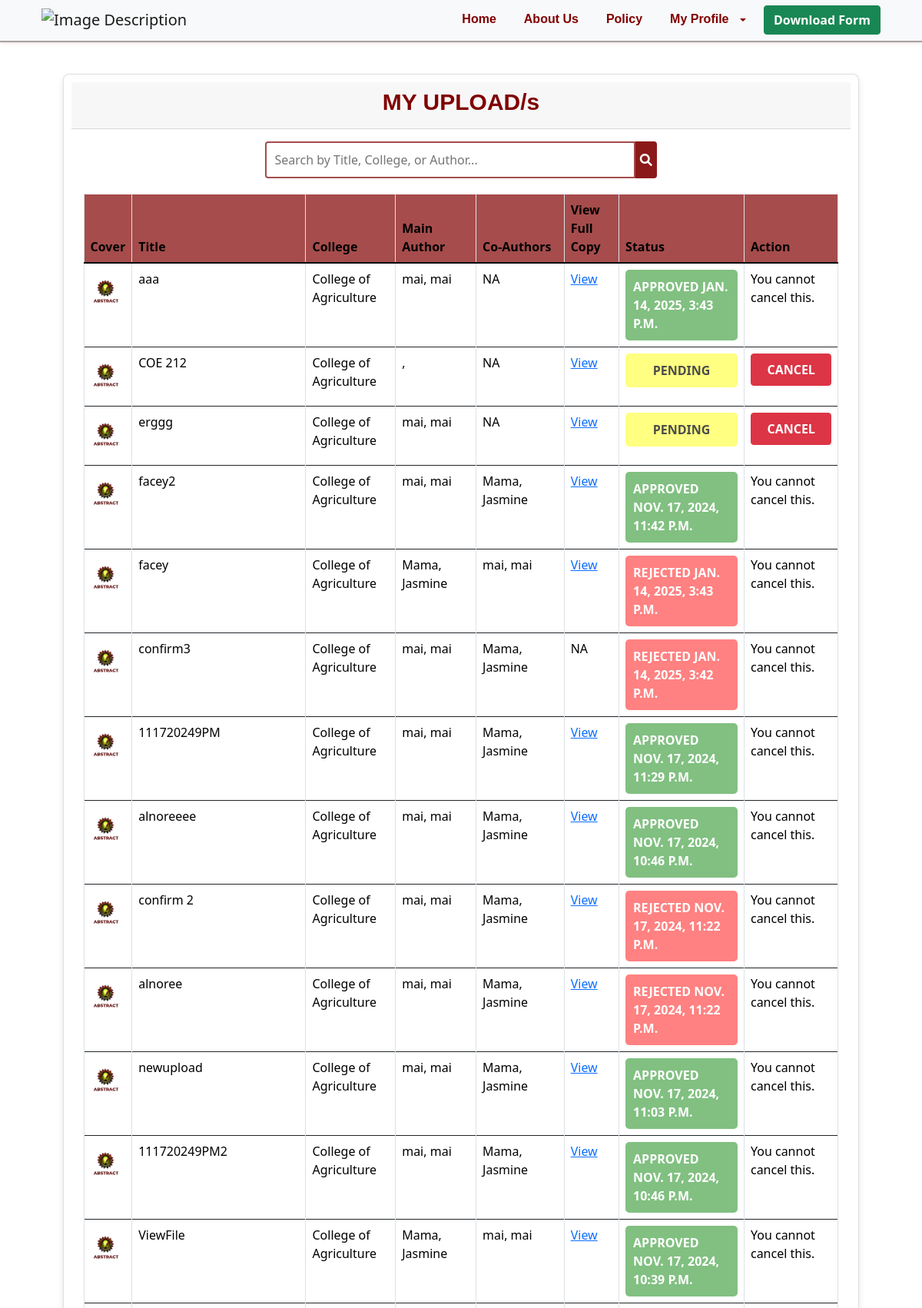
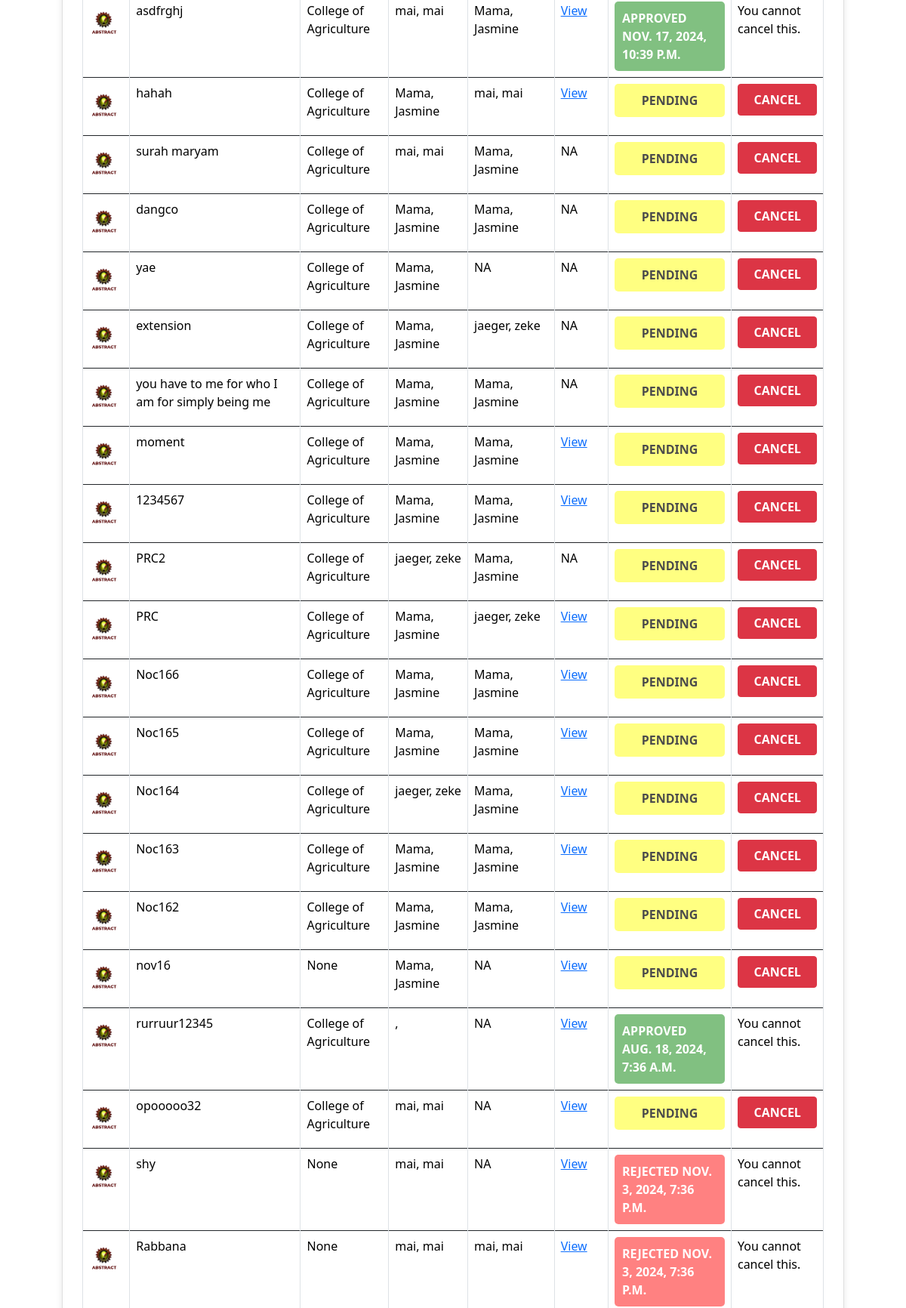
Page /UploadedIP/ (signed in, upper part) on the committed database (2 pictures, top to bottom).
### core/models.py (models this page shows, shortened)
class IntellectualProperty(models.Model):
    host = models.ForeignKey(User, on_delete=models.CASCADE, related_name='hosted_intellectual_property')
    approvedBy = models.CharField(max_length=100, blank=True, null=True)
    college=models.ForeignKey(College,on_delete=models.SET_NULL, null=True)
    department=models.ForeignKey(Department,on_delete=models.SET_NULL, null=True)
    type=models.ForeignKey(Type,on_delete=models.SET_NULL, null=True)
    subtype=models.ForeignKey(SubType,on_delete=models.SET_NULL, null=True)
    created=models.DateTimeField(auto_now_add=True)
    approvedDate=models.DateTimeField(auto_now_add=True, null=True, blank=True)
    disapprovedDate=models.DateTimeField(auto_now_add=True, null=True, blank=True)
    updated=models.DateTimeField(auto_now=True)
    tittle = models.CharField(unique=False,max_length=100)
    description = models.TextField(max_length=100)
    file =models.FileField(upload_to='ResearchFile/')
    doc_text_tokens = models.TextField(blank=True, default='')
    cover =models.ImageField(null=True,blank=True,upload_to='cover/', default="Abtract Cover.svg")
    year=models.DateField(null=True)
    author = models.ManyToManyField(User, related_name='authored_intellectual_property')
    mainauthor= models.ForeignKey(User, null=True, blank=True, on_delete=models.CASCADE, related_name='mainauthorfirstname_intellectual_property')
    is_approved = models.BooleanField(default=False)
    is_pending= models.BooleanField(default=True)
    ipviews=models.IntegerField(default=0, null=True, blank=True)
    class Meta:
        ordering = ['-updated','-created']

class College(models.Model):
    name=models.CharField(max_length=150)
    def __str__(self):
        return self.name

class User (AbstractUser):
    is_coordinator=models.BooleanField(default=False)
    is_student=models.BooleanField(default=False)
    is_authenticated = models.BooleanField(default=False)
    is_activated = models.BooleanField(default=False)
    first_name = models.CharField(max_length=50, null=True)
    last_name = models.CharField(max_length=50, null=True)
    email = models.EmailField(max_length=50, null=True)
    profile = models.ImageField(null=True, default="profile-default.svg")
    id_number = models.CharField(max_length=50, null=True)
    college=models.ForeignKey('College',on_delete=models.SET_NULL, null=True)
    department=models.ForeignKey('Department',on_delete=models.SET_NULL, null=True)

### core/views.py (the view)
# urls.py: path('UploadedIP/', views.UploadedIP, name='UploadedIP'),
def UploadedIP(request):
    if not request.user.is_authenticated:
        return redirect('LoginView')
    IP = IntellectualProperty.objects.filter(
        Q(host=request.user) | Q(author=request.user)  | Q(mainauthor=request.user)
    ).distinct()
    context = {
        'IP': IP,
        'MEDIA_URL': settings.MEDIA_URL,
    }
    return render(request, 'UploadedIP.html', context)

### core/templates/UploadedIP.html (shortened to what this page needs)
{% extends "master.html" %}
{% block content %}
<center>
    <div class="container-fluid mt-5">
        <div class="row">
            <div class="col-md-12">
                <div class="card mt-5">
                    <div class="card-header">
                        <h3 class="card-title">MY UPLOAD/s</h3>
                    </div>
                    <center>
                    <div class="card-body">
                        <div class="search-bar">
                            <input type="text" id="searchInput" class="search-input" placeholder="Search by Title, College, or Author...">
                            <button class="search-button" onclick="searchTable()">
                                <i class="fa-solid fa-magnifying-glass"></i>
                        </div>
                        <div class="table-responsive">
                            <table id="example2" class="table table-bordered table-hover">
                                <thead class="thead">
                                    <tr>
                                        <th>Cover</th>
                                        <th>Title</th>
                                        <th>College</th>
                                        <th>Main Author</th>
                                        <th>Co-Authors</th>
                                        <th>View Full Copy</th>
                                        <th>Status</th>
                                        <th>Action</th>
                                    </tr>
                                </thead>
                                <tbody id="ipTable">
                                    {% for ip in IP %}
                                        <tr>
                                            <td>
                                                {% if ip.cover %}
                                                    <img src="{{ ip.cover.url }}" class="cover-image" alt="Cover Image" style="width: 40px; height: 60px;" />
                                                {% else %}
                                                    NA
                                                {% endif %}
                                            </td>
                                            <td>{{ ip.tittle }}</td>
                                            <td>{{ ip.college }}</td>
                                            <td>{{ ip.mainauthor.last_name }}, {{ ip.mainauthor.first_name }} </td>
                                            <td>
                                                {% for author in ip.author.all %}
                                                    {{ author.last_name }}, {{ author.first_name }}{% if not forloop.last %}, {% endif %}
                                                {% empty %}
                                                    NA
                                                {% endfor %}
                                            </td>
                                            <td>
                                                {% if ip.file %}
                                                    <a href="{{ MEDIA_URL }}ResearchFile/{{ ip.file }}" target="_blank">View </a>
                                                {% else %}
                                                    NA
                                                {% endif %}
                                            </td>
                                            <td>
                                                {% if ip.is_pending %}
                                                    <div class="status-box status-pending">Pending</div>
                                                {% elif ip.is_approved %}
                                                    <div class="status-box status-approved">Approved {{ ip.approvedDate }}</div>
                                                {% else %}
                                                    <div class="status-box status-rejected">Rejected {{ ip.disapprovedDate }}</div>
                                                {% endif %}
                                            </td>
                                            <td>
                                                {% if ip.is_pending %}
                                                    <button type="button" style="width: 100%; font-weight: bold; align-items: center; height: 2.6rem;"
                                                            class="btn btn-danger"
                                                            onclick= "confirmCancellation('{{ ip.id }}', '{{ ip.tittle }}')">CANCEL</button>
                                                {% else %}
                                                    <p>You cannot cancel this.</p>
                                                {% endif %}
                                            </td>
                                        </tr>
                                    {% endfor %}
                                </tbody>
                            </table>
                        </div>
                    </div>
                    </center>
                </div>
            </div>
        </div>
    </div>
</center>
{% endblock %}

### MAIN/templates/master.html (shortened to what this page needs)
{% load static %}
<!DOCTYPE html>
<html>
<head>
    {% load bootstrap5 %}
    {% bootstrap_css %}
    <link rel="stylesheet" href="{% static 'css/styles.css' %}">
    <link rel="stylesheet" href="https://cdnjs.cloudflare.com/ajax/libs/font-awesome/6.0.0-beta3/css/all.min.css">
    <link rel="stylesheet" href="https://stackpath.bootstrapcdn.com/bootstrap/4.5.2/css/bootstrap.min.css">
    <link href="https://cdn.jsdelivr.net/npm/bootstrap@5.0.0-beta3/dist/css/bootstrap.min.css" rel="stylesheet">
</head>
<body>
    <nav class="navbar navbar-expand-lg navbar-light bg-light">
        <div class="container">
            <a class="navbar-brand" href="/">
                <img src="{% static 'admin/img/logooo.png' %}" alt="Image Description">
            </a>
            <div class="collapse navbar-collapse" id="navbarNav">
             <ul class="navbar-nav ms-auto mb-2 mb-lg-0">
                <li class="nav-item">
                    <a class="nav-link active" aria-current="page" href="{% url 'home' %}">Home</a>
                </li>
                <li class="nav-item">
                    <a class="nav-link active" aria-current="page" href="{% url 'about' %}">About Us</a>
                </li>
                <li class="nav-item">
                    <a class="nav-link active" aria-current="page" href="{% url 'policy' %}">Policy</a>
                </li>
                {% if user.is_authenticated %}
                <li class="nav-item dropdown">
                    <a class="nav-link dropdown-toggle active" href="#" id="navbarDropdown" role="button" data-bs-toggle="dropdown" aria-expanded="false">
                        My Profile
                    </a>
                </li>
                {% endif %}
                <li class="nav-item">
                    <a href="{% static 'form/Non-Disclosure-Agreement.pdf' %}" download class="btn btn-success">Download Form</a>
                </li>
                </ul>
            </div>
        </div>
    </nav>
    {% block content %}
    {% endblock %}
</body>
</html>

### static_files/css/styles.css (style rules this page uses)
.card { border-radius: 8px; box-shadow: 0 4px 8px rgba(0, 0, 0, 0.1); }
.card-title { color: maroon; }
body { background-color: #f8f9fa; }
.card { margin-top: 20px; border-radius: 10px; }
.card-header { border-top-left-radius: 10px; border-top-right-radius: 10px; }
.btn { font-size: 16px; font-weight: bold; }

### MAIN/templates/master.html (style rules this page uses)
.navbar { padding: .3rem 0; box-shadow: rgba(0, 0, 0, 0) 0px 10px 15px -3px; background-color: white; border-bottom: solid 2px rgb(169, 162, 162); box-shadow: rgba(143, 45, 45, 0.16) 0px 1px 4px; position: fixed; top: 0; width: 100%; z-index: 1000; display: flex; align-items: center; }
.navbar-brand { display: flex; align-items: center; }
.navbar-brand img { width: 225px; }
.navbar-nav { display: flex; align-items: center; }
.navbar-nav .nav-link { color: #800000 !important; font-family: "Helvetica", sans-serif; transition: color 0.5s ease, border-bottom-color 0.5s ease; border-bottom: 3px solid transparent; margin-left: 20px; font-size: 1rem; font-weight: bold; }
.navbar-nav .dropdown-toggle::after { margin-left: 10px; vertical-align: middle; }
.navbar-nav .nav-item .btn { margin-left: 15px; font-size: 1rem; font-weight: bold; }

### core/templates/UploadedIP.html (style rules this page uses)
.thead { background-color: rgba(128, 0, 0, 0.7); color: white; }
.card-title { font-family: Arial, sans-serif; font-weight: bold; font-size: 30px; }
.card { width: 90%; max-width: 1500px; background-color: #fff; border-radius: 8px; margin: 50px auto; padding: 10px; box-sizing: border-box; }
.status-box { display: flex; align-items: center; justify-content: center; height: 100%; color: #fff; font-weight: bold; padding: 10px; border-radius: 5px; text-transform: uppercase; }
.status-approved { background-color: rgba(0, 128, 0, 0.7); color: #fff; opacity: 0.7; }
.status-pending { background-color: rgba(255, 255, 0, 0.7); color: #000; opacity: 0.7; }
.status-rejected { background-color: rgba(255, 0, 0, 0.7); color: #fff; opacity: 0.7; }
.search-bar { width: 70%; display: flex; margin-bottom: 20px; justify-content: center; }
.search-input { width: 70%; padding: 10px; border: 2px solid rgba(128, 0, 0, 0.7); border-radius: 4px 0 0 4px; font-size: 16px; justify-content: center; }
.search-button { width: 4%; background-color: rgba(128, 0, 0, 0.9); color: white; padding: 10px; border: none; border-radius: 0 4px 4px 0; cursor: pointer; font-size: 16px; font-weight: bold; display: flex; align-items: center; justify-content: center; }

### rows in the picture
IntellectualProperty: cover (picture), tittle "aaa", college "College of Agriculture", mainauthor.last_name "mai", mainauthor.first_name "mai", approvedDate "JAN. 14, 2025, 3:43 P.M.", is_pending "You cannot cancel this."
IntellectualProperty: cover (picture), tittle "COE 212", college "College of Agriculture", is_pending "PENDING"
IntellectualProperty: cover (picture), tittle "erggg", college "College of Agriculture", mainauthor.last_name "mai", mainauthor.first_name "mai", is_pending "PENDING"
IntellectualProperty: cover (picture), tittle "facey2", college "College of Agriculture", mainauthor.last_name "mai", mainauthor.first_name "mai", approvedDate "NOV. 17, 2024, 11:42 P.M.", is_pending "You cannot cancel this."
User: last_name "Mama", first_name "Jasmine"
IntellectualProperty: cover (picture), tittle "facey", college "College of Agriculture", mainauthor.last_name "Mama", mainauthor.first_name "Jasmine", disapprovedDate "JAN. 14, 2025, 3:43 P.M.", is_pending "You cannot cancel this."
User: last_name "mai", first_name "mai"
IntellectualProperty: cover (picture), tittle "confirm3", college "College of Agriculture", mainauthor.last_name "mai", mainauthor.first_name "mai", file "NA", disapprovedDate "JAN. 14, 2025, 3:42 P.M.", is_pending "You cannot cancel this."
IntellectualProperty: cover (picture), tittle "111720249PM", college "College of Agriculture", mainauthor.last_name "mai", mainauthor.first_name "mai", approvedDate "NOV. 17, 2024, 11:29 P.M.", is_pending "You cannot cancel this."
IntellectualProperty: cover (picture), tittle "alnoreeee", college "College of Agriculture", mainauthor.last_name "mai", mainauthor.first_name "mai", approvedDate "NOV. 17, 2024, 10:46 P.M.", is_pending "You cannot cancel this."
IntellectualProperty: cover (picture), tittle "confirm 2", college "College of Agriculture", mainauthor.last_name "mai", mainauthor.first_name "mai", disapprovedDate "NOV. 17, 2024, 11:22 P.M.", is_pending "You cannot cancel this."
IntellectualProperty: cover (picture), tittle "alnoree", college "College of Agriculture", mainauthor.last_name "mai", mainauthor.first_name "mai", disapprovedDate "NOV. 17, 2024, 11:22 P.M.", is_pending "You cannot cancel this."
IntellectualProperty: cover (picture), tittle "newupload", college "College of Agriculture", mainauthor.last_name "mai", mainauthor.first_name "mai", approvedDate "NOV. 17, 2024, 11:03 P.M.", is_pending "You cannot cancel this."
IntellectualProperty: cover (picture), tittle "111720249PM2", college "College of Agriculture", mainauthor.last_name "mai", mainauthor.first_name "mai", approvedDate "NOV. 17, 2024, 10:46 P.M.", is_pending "You cannot cancel this."
IntellectualProperty: cover (picture), tittle "ViewFile", college "College of Agriculture", mainauthor.last_name "Mama", mainauthor.first_name "Jasmine", approvedDate "NOV. 17, 2024, 10:39 P.M.", is_pending "You cannot cancel this."
IntellectualProperty: cover (picture), tittle "asdfrghj", college "College of Agriculture", mainauthor.last_name "mai", mainauthor.first_name "mai", approvedDate "NOV. 17, 2024, 10:39 P.M.", is_pending "You cannot cancel this."
IntellectualProperty: cover (picture), tittle "hahah", college "College of Agriculture", mainauthor.last_name "Mama", mainauthor.first_name "Jasmine", is_pending "PENDING"
IntellectualProperty: cover (picture), tittle "surah maryam", college "College of Agriculture", mainauthor.last_name "mai", mainauthor.first_name "mai", file "NA", is_pending "PENDING"
IntellectualProperty: cover (picture), tittle "dangco", college "College of Agriculture", mainauthor.last_name "Mama", mainauthor.first_name "Jasmine", file "NA", is_pending "PENDING"
IntellectualProperty: cover (picture), tittle "yae", college "College of Agriculture", mainauthor.last_name "Mama", mainauthor.first_name "Jasmine", file "NA", is_pending "PENDING"
IntellectualProperty: cover (picture), tittle "extension", college "College of Agriculture", mainauthor.last_name "Mama", mainauthor.first_name "Jasmine", file "NA", is_pending "PENDING"
User: last_name "jaeger", first_name "zeke"
IntellectualProperty: cover (picture), tittle "you have to me for who I am for simply being me", college "College of Agriculture", mainauthor.last_name "Mama", mainauthor.first_name "Jasmine", file "NA", is_pending "PENDING"
IntellectualProperty: cover (picture), tittle "moment", college "College of Agriculture", mainauthor.last_name "Mama", mainauthor.first_name "Jasmine", is_pending "PENDING"
IntellectualProperty: cover (picture), tittle "1234567", college "College of Agriculture", mainauthor.last_name "Mama", mainauthor.first_name "Jasmine", is_pending "PENDING"
IntellectualProperty: cover (picture), tittle "PRC2", college "College of Agriculture", mainauthor.last_name "jaeger", mainauthor.first_name "zeke", file "NA", is_pending "PENDING"
IntellectualProperty: cover (picture), tittle "PRC", college "College of Agriculture", mainauthor.last_name "Mama", mainauthor.first_name "Jasmine", is_pending "PENDING"
IntellectualProperty: cover (picture), tittle "Noc166", college "College of Agriculture", mainauthor.last_name "Mama", mainauthor.first_name "Jasmine", is_pending "PENDING"
IntellectualProperty: cover (picture), tittle "Noc165", college "College of Agriculture", mainauthor.last_name "Mama", mainauthor.first_name "Jasmine", is_pending "PENDING"
IntellectualProperty: cover (picture), tittle "Noc164", college "College of Agriculture", mainauthor.last_name "jaeger", mainauthor.first_name "zeke", is_pending "PENDING"
IntellectualProperty: cover (picture), tittle "Noc163", college "College of Agriculture", mainauthor.last_name "Mama", mainauthor.first_name "Jasmine", is_pending "PENDING"
IntellectualProperty: cover (picture), tittle "Noc162", college "College of Agriculture", mainauthor.last_name "Mama", mainauthor.first_name "Jasmine", is_pending "PENDING"
IntellectualProperty: cover (picture), tittle "nov16", college "None", mainauthor.last_name "Mama", mainauthor.first_name "Jasmine", is_pending "PENDING"
IntellectualProperty: cover (picture), tittle "rurruur12345", college "College of Agriculture", approvedDate "AUG. 18, 2024, 7:36 A.M.", is_pending "You cannot cancel this."
IntellectualProperty: cover (picture), tittle "opooooo32", college "College of Agriculture", mainauthor.last_name "mai", mainauthor.first_name "mai", is_pending "PENDING"
IntellectualProperty: cover (picture), tittle "shy", college "None", mainauthor.last_name "mai", mainauthor.first_name "mai", disapprovedDate "NOV. 3, 2024, 7:36 P.M.", is_pending "You cannot cancel this."
IntellectualProperty: cover (picture), tittle "Rabbana", college "None", mainauthor.last_name "mai", mainauthor.first_name "mai", disapprovedDate "NOV. 3, 2024, 7:36 P.M.", is_pending "You cannot cancel this."
